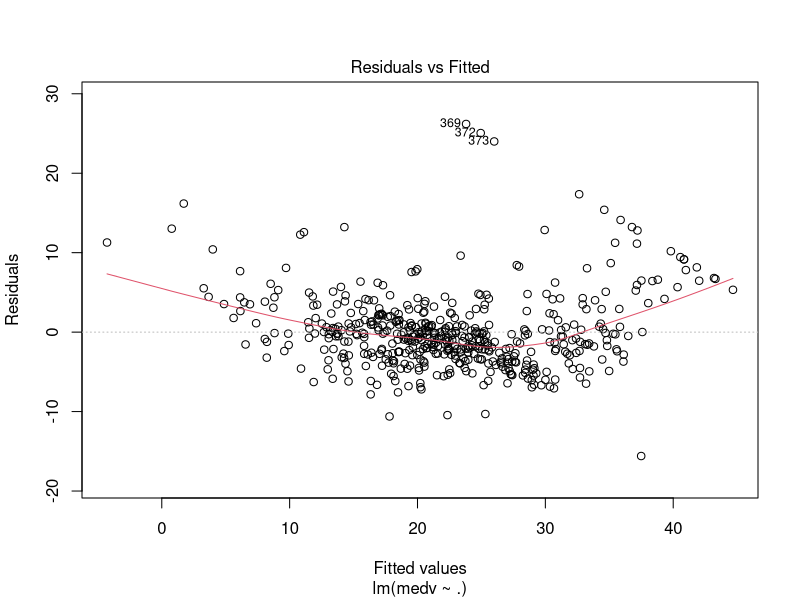
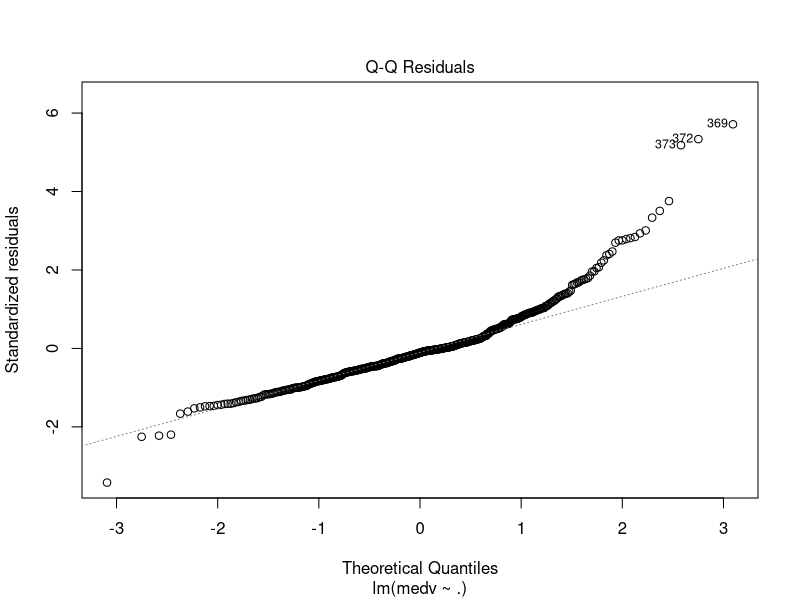
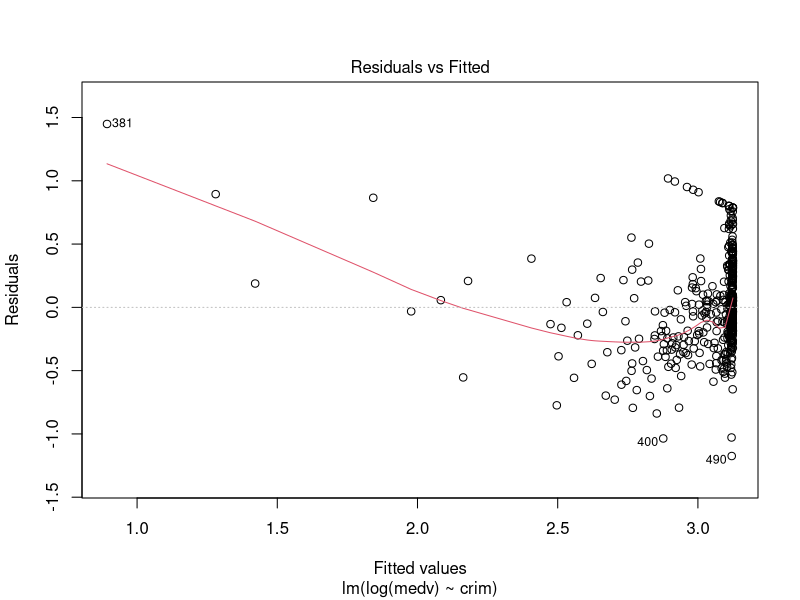
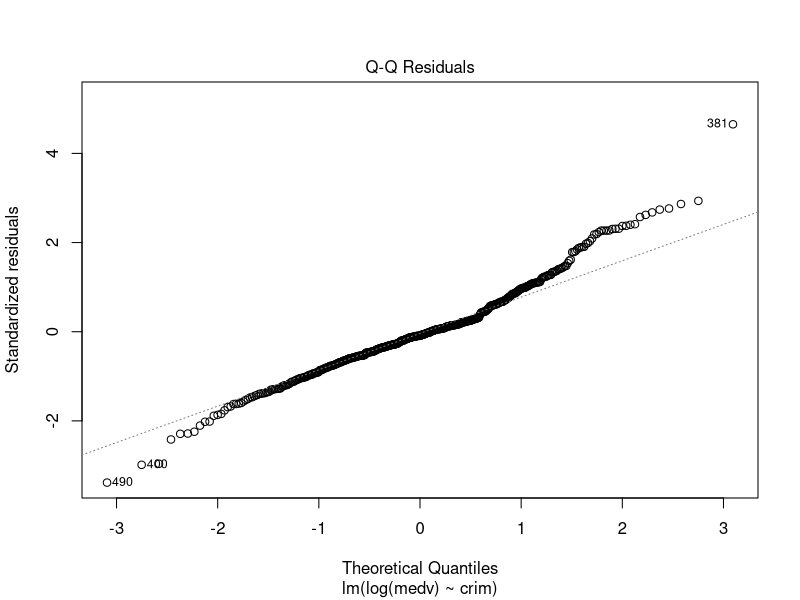
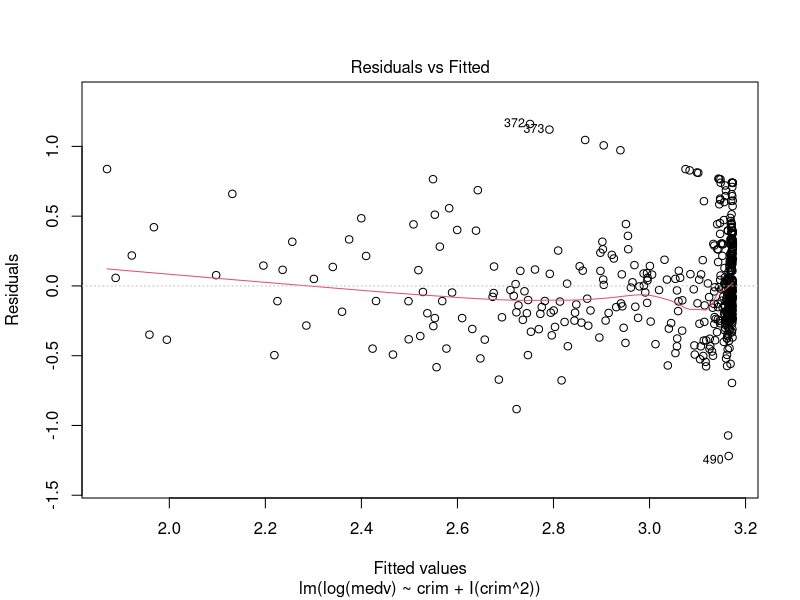
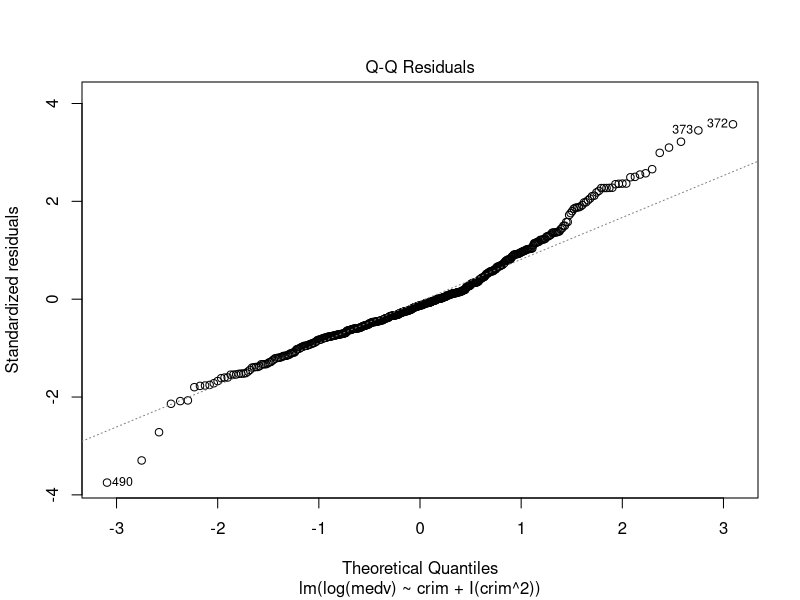

The R script that drew these images, in order:
## ---- chunk 1
library(MASS)
# The Boston dataset is inside the MASS package

## ---- chunk 2
Boston <- Boston
mod <- lm(medv ~ ., Boston)
library(lmtest)
plot(mod, 1)
plot(mod, 2)
bptest(mod)
ks.test(rstandard(mod), "pnorm")
## ---- chunk 3
mod_log <- lm(log(medv) ~ crim, Boston)
summary(mod_log)
## ---- chunk 4
summary(mod_log)
## ---- chunk 5
    confint(mod_log, "crim")
## ---- chunk 6
plot(mod_log, 1)
plot(mod_log, 2)
library(lmtest)
bptest(mod_log)
ks.test(rstandard(mod_log), "pnorm")
## ---- chunk 7
# All polynomial terms must be included inside of their own I() e.g. crim + I(crim^2) + I(crim^3)
# Or you can use poly(crim,k,raw=TRUE) for up to k polynomial terms
mod_quad <- lm(log(medv) ~ crim + I(crim^2), Boston)
coef(mod_quad)
## ---- chunk 8
summary(mod_quad)
## ---- chunk 9
mod_quad <- lm(log(medv) ~ crim + I(crim^2), Boston)
mod_red <- lm(log(medv) ~ crim, Boston)
anova(mod_red, mod_quad)
## ---- chunk 10
plot(mod_quad, 1)
plot(mod_quad, 2)
bptest(mod_quad)
ks.test(rstandard(mod_quad), "pnorm")
